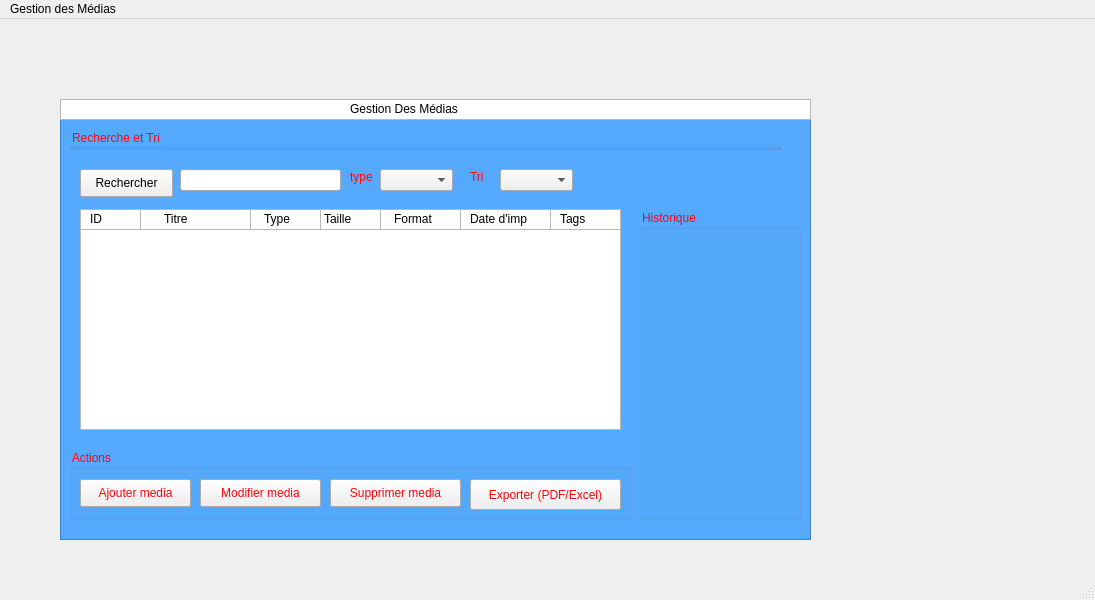
<?xml version="1.0" encoding="UTF-8"?>
<ui version="4.0">
 <class>MainWindow</class>
 <widget class="QMainWindow" name="MainWindow">
  <property name="geometry">
   <rect>
    <x>0</x>
    <y>0</y>
    <width>1095</width>
    <height>600</height>
   </rect>
  </property>
  <property name="windowTitle">
   <string>MainWindow</string>
  </property>
  <widget class="QWidget" name="centralwidget">
   <widget class="QTableView" name="tableView">
    <property name="geometry">
     <rect>
      <x>60</x>
      <y>80</y>
      <width>751</width>
      <height>441</height>
     </rect>
    </property>
    <property name="styleSheet">
     <string notr="true">background-color: rgb(85, 170, 255);</string>
    </property>
   </widget>
   <widget class="QTableWidget" name="tableWidget">
    <property name="geometry">
     <rect>
      <x>80</x>
      <y>190</y>
      <width>541</width>
      <height>221</height>
     </rect>
    </property>
   </widget>
   <widget class="QGroupBox" name="groupBox">
    <property name="geometry">
     <rect>
      <x>70</x>
      <y>110</y>
      <width>711</width>
      <height>21</height>
     </rect>
    </property>
    <property name="styleSheet">
     <string notr="true">color: rgb(255, 5, 9);</string>
    </property>
    <property name="title">
     <string>Recherche et Tri</string>
    </property>
   </widget>
   <widget class="QComboBox" name="comboBox">
    <property name="geometry">
     <rect>
      <x>380</x>
      <y>150</y>
      <width>73</width>
      <height>22</height>
     </rect>
    </property>
   </widget>
   <widget class="QComboBox" name="comboBox_2">
    <property name="geometry">
     <rect>
      <x>500</x>
      <y>150</y>
      <width>73</width>
      <height>22</height>
     </rect>
    </property>
   </widget>
   <widget class="QLineEdit" name="lineEdit">
    <property name="geometry">
     <rect>
      <x>180</x>
      <y>150</y>
      <width>161</width>
      <height>22</height>
     </rect>
    </property>
   </widget>
   <widget class="QLabel" name="label_3">
    <property name="geometry">
     <rect>
      <x>470</x>
      <y>150</y>
      <width>21</width>
      <height>16</height>
     </rect>
    </property>
    <property name="styleSheet">
     <string notr="true">color: rgb(255, 5, 9);</string>
    </property>
    <property name="text">
     <string>Tri</string>
    </property>
    <property name="wordWrap">
     <bool>false</bool>
    </property>
   </widget>
   <widget class="QPushButton" name="pushButton">
    <property name="geometry">
     <rect>
      <x>80</x>
      <y>150</y>
      <width>93</width>
      <height>28</height>
     </rect>
    </property>
    <property name="text">
     <string>Rechercher</string>
    </property>
   </widget>
   <widget class="QGroupBox" name="groupBox_2">
    <property name="geometry">
     <rect>
      <x>70</x>
      <y>430</y>
      <width>561</width>
      <height>71</height>
     </rect>
    </property>
    <property name="styleSheet">
     <string notr="true">color: rgb(255, 5, 9);</string>
    </property>
    <property name="title">
     <string>Actions</string>
    </property>
    <widget class="QPushButton" name="pushButton_2">
     <property name="geometry">
      <rect>
       <x>10</x>
       <y>30</y>
       <width>111</width>
       <height>28</height>
      </rect>
     </property>
     <property name="text">
      <string>Ajouter media</string>
     </property>
    </widget>
    <widget class="QPushButton" name="pushButton_3">
     <property name="geometry">
      <rect>
       <x>130</x>
       <y>30</y>
       <width>121</width>
       <height>28</height>
      </rect>
     </property>
     <property name="text">
      <string>Modifier media</string>
     </property>
    </widget>
    <widget class="QPushButton" name="pushButton_4">
     <property name="geometry">
      <rect>
       <x>260</x>
       <y>30</y>
       <width>131</width>
       <height>28</height>
      </rect>
     </property>
     <property name="text">
      <string>Supprimer media</string>
     </property>
    </widget>
    <widget class="QPushButton" name="pushButton_5">
     <property name="geometry">
      <rect>
       <x>400</x>
       <y>30</y>
       <width>151</width>
       <height>31</height>
      </rect>
     </property>
     <property name="text">
      <string>Exporter (PDF/Excel)</string>
     </property>
    </widget>
   </widget>
   <widget class="QTableView" name="tableau">
    <property name="geometry">
     <rect>
      <x>150</x>
      <y>190</y>
      <width>471</width>
      <height>21</height>
     </rect>
    </property>
   </widget>
   <widget class="QColumnView" name="columnView">
    <property name="geometry">
     <rect>
      <x>80</x>
      <y>190</y>
      <width>131</width>
      <height>21</height>
     </rect>
    </property>
   </widget>
   <widget class="QColumnView" name="columnView_2">
    <property name="geometry">
     <rect>
      <x>140</x>
      <y>190</y>
      <width>111</width>
      <height>21</height>
     </rect>
    </property>
   </widget>
   <widget class="QColumnView" name="columnView_3">
    <property name="geometry">
     <rect>
      <x>250</x>
      <y>190</y>
      <width>71</width>
      <height>21</height>
     </rect>
    </property>
   </widget>
   <widget class="QColumnView" name="columnView_4">
    <property name="geometry">
     <rect>
      <x>320</x>
      <y>190</y>
      <width>91</width>
      <height>21</height>
     </rect>
    </property>
   </widget>
   <widget class="QColumnView" name="columnView_5">
    <property name="geometry">
     <rect>
      <x>380</x>
      <y>190</y>
      <width>91</width>
      <height>21</height>
     </rect>
    </property>
   </widget>
   <widget class="QColumnView" name="columnView_6">
    <property name="geometry">
     <rect>
      <x>460</x>
      <y>190</y>
      <width>91</width>
      <height>21</height>
     </rect>
    </property>
   </widget>
   <widget class="QLabel" name="label">
    <property name="geometry">
     <rect>
      <x>90</x>
      <y>190</y>
      <width>51</width>
      <height>20</height>
     </rect>
    </property>
    <property name="text">
     <string>ID</string>
    </property>
   </widget>
   <widget class="QLabel" name="label_4">
    <property name="geometry">
     <rect>
      <x>164</x>
      <y>190</y>
      <width>81</width>
      <height>20</height>
     </rect>
    </property>
    <property name="text">
     <string>Titre</string>
    </property>
   </widget>
   <widget class="QLabel" name="label_5">
    <property name="geometry">
     <rect>
      <x>264</x>
      <y>190</y>
      <width>61</width>
      <height>20</height>
     </rect>
    </property>
    <property name="text">
     <string>Type</string>
    </property>
   </widget>
   <widget class="QLabel" name="label_6">
    <property name="geometry">
     <rect>
      <x>324</x>
      <y>190</y>
      <width>61</width>
      <height>20</height>
     </rect>
    </property>
    <property name="text">
     <string>Taille</string>
    </property>
   </widget>
   <widget class="QLabel" name="label_7">
    <property name="geometry">
     <rect>
      <x>394</x>
      <y>190</y>
      <width>61</width>
      <height>20</height>
     </rect>
    </property>
    <property name="text">
     <string>Format</string>
    </property>
   </widget>
   <widget class="QLabel" name="label_8">
    <property name="geometry">
     <rect>
      <x>470</x>
      <y>190</y>
      <width>91</width>
      <height>20</height>
     </rect>
    </property>
    <property name="text">
     <string>Date d'imp</string>
    </property>
   </widget>
   <widget class="QLabel" name="label_9">
    <property name="geometry">
     <rect>
      <x>560</x>
      <y>190</y>
      <width>71</width>
      <height>20</height>
     </rect>
    </property>
    <property name="text">
     <string>Tags</string>
    </property>
   </widget>
   <widget class="QGraphicsView" name="graphicsView">
    <property name="geometry">
     <rect>
      <x>60</x>
      <y>80</y>
      <width>751</width>
      <height>21</height>
     </rect>
    </property>
   </widget>
   <widget class="QLabel" name="label_10">
    <property name="geometry">
     <rect>
      <x>350</x>
      <y>80</y>
      <width>211</width>
      <height>20</height>
     </rect>
    </property>
    <property name="text">
     <string>Gestion Des Médias</string>
    </property>
   </widget>
   <widget class="QLabel" name="label_2">
    <property name="geometry">
     <rect>
      <x>350</x>
      <y>150</y>
      <width>31</width>
      <height>16</height>
     </rect>
    </property>
    <property name="toolTip">
     <string>&lt;html&gt;&lt;head/&gt;&lt;body&gt;&lt;p&gt;type&lt;/p&gt;&lt;/body&gt;&lt;/html&gt;</string>
    </property>
    <property name="styleSheet">
     <string notr="true">color: rgb(255, 5, 9);</string>
    </property>
    <property name="text">
     <string>type</string>
    </property>
   </widget>
   <widget class="QGroupBox" name="groupBox_3">
    <property name="geometry">
     <rect>
      <x>640</x>
      <y>190</y>
      <width>161</width>
      <height>311</height>
     </rect>
    </property>
    <property name="styleSheet">
     <string notr="true">color: rgb(255, 5, 9);</string>
    </property>
    <property name="title">
     <string>Historique</string>
    </property>
   </widget>
  </widget>
  <widget class="QMenuBar" name="menubar">
   <property name="geometry">
    <rect>
     <x>0</x>
     <y>0</y>
     <width>1095</width>
     <height>26</height>
    </rect>
   </property>
   <widget class="QMenu" name="menuGestion_des_M_dias_3">
    <property name="title">
     <string>Gestion des Médias</string>
    </property>
   </widget>
   <addaction name="menuGestion_des_M_dias_3"/>
  </widget>
  <widget class="QStatusBar" name="statusbar"/>
 </widget>
 <resources/>
 <connections/>
</ui>
